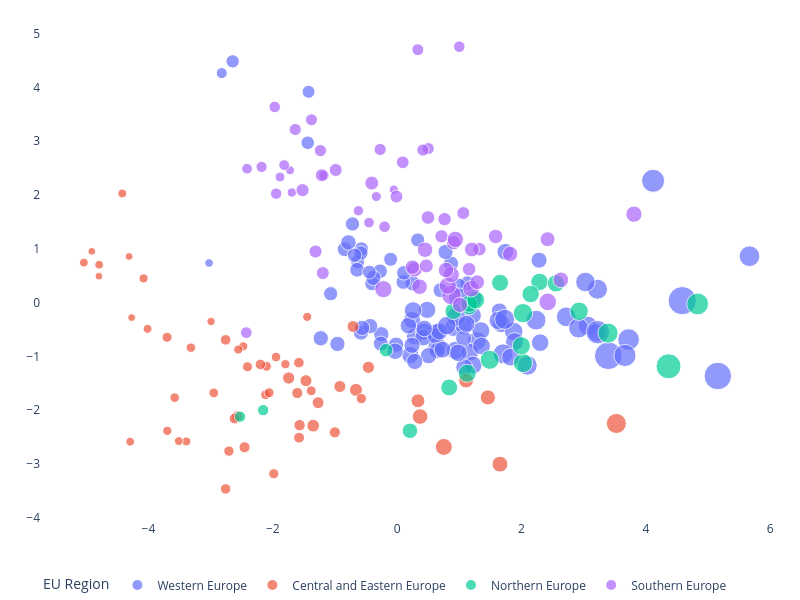

The notebook cell this image was saved under:
### Code cell
# Principal Component Analysis
pca = PCA(n_components = 2, random_state=0)
components = pca.fit_transform(X)
total_var = pca.explained_variance_ratio_.sum() * 100

df_pca = df.join(pd.DataFrame(components, index = df.index,
                           columns = ['pc_1', 'pc_2']))
df_pca.reset_index(inplace = True)

fig = px.scatter(df_pca, x = 'pc_1', y = 'pc_2', color=df_pca['EU Region'],
                 width = 800, height = 600, size = 'GDP per Capita',
                 hover_data = ['region_name', 'GDP per Capita'])

fig.update_layout(  margin={"r":1,"t":15,"l":1,"b":1},
                    plot_bgcolor = '#FFFFFF',
                    legend = dict(orientation = 'h', yanchor = 'top'),
                    yaxis_title='', xaxis_title='',
                    title = "")

hovertemplate = '%{customdata[0]}' 
fig.update_traces(hovertemplate=hovertemplate)
fig.show()

### Figure 1 — Plotly figure (JSON) as saved in the notebook; plotly's stock layout.template omitted (floating-point values rounded to 4 significant figures; data arrays with more than 128 entries replaced by an {"elided": "..."} marker saying what was removed)
{"data": [{"customdata": {"elided": "99x2 mixed values"}, "hovertemplate": "%{customdata[0]}", "legendgroup": "Western Europe", "marker": {"color": "#636efa", "size": [78700.0, 57500.0, 39100.0, 45800.0, 54600.0, 47000.0, 59100.0, 29500.0, 34900.0, 30100.0, 32300.0, 59100.0, 51000.0, 43800.0, 50000.0, 68900.0, 47700.0, 49600.0, 43700.0, 51400.0, 46000.0, 44300.0, 49300.0, 35100.0, 55800.0, 80900.0, 58600.0, 39500.0, 42900.0, 34600.0, 50400.0, 43900.0, 34000.0, 43200.0, 47700.0, 48800.0, 39600.0, 44100.0, 40800.0, 39000.0, 34800.0, 47100.0, 40200.0, 37700.0, 33500.0, 38900.0, 34800.0, 39500.0, 34300.0, 43200.0, 113300.0, 111700.0, 63400.0, 31700.0, 32800.0, 29600.0, 31300.0, 34100.0, 32400.0, 30000.0, 35700.0, 35400.0, 28100.0, 34700.0, 32800.0, 33900.0, 29000.0, 31800.0, 29600.0, 34300.0, 30700.0, 38400.0, 41400.0, 30200.0, 26300.0, 27300.0, 18100.0, 25000.0, 10900.0, 118300.0, 58500.0, 42200.0, 39100.0, 47800.0, 47100.0, 42500.0, 73000.0, 45900.0, 56700.0, 46500.0, 34400.0, 40800.0, 56500.0, 44300.0, 45700.0, 51100.0, 59700.0, 51200.0, 58900.0], "sizemode": "area", "sizeref": 295.8, "symbol": "circle"}, "mode": "markers", "name": "Western Europe", "orientation": "v", "showlegend": true, "type": "scatter", "x": [4.116, 2.719, 1.643, 2.3, 3.066, 1.677, 3.222, -0.6344, 0.2489, -1.07, -0.6439, 2.919, 1.874, 1.216, 1.626, 3.722, 0.6269, 0.936, 0.2105, 1.283, 0.9015, 1.07, 3.207, -0.01701, 0.9506, 3.227, 2.234, 0.2799, 0.2397, -0.9604, 0.6436, 0.431, -0.5831, 0.4196, 1.345, 1.889, 0.6178, 0.678, 0.4352, 0.2386, -0.2546, 1.164, -0.03265, 1.068, -0.2628, 0.6439, -1.228, 0.5042, -0.4336, 1.115, 3.396, 5.157, 5.667, -0.2747, -0.8444, -0.5754, -0.4049, -0.381, 0.1, -0.5821, 1.133, -0.784, -0.4472, 0.9926, 0.6961, 0.8661, -0.1052, 0.1092, 0.3314, 0.7781, -0.6845, 2.282, 1.739, -0.7189, -2.646, -1.439, -2.821, -1.425, -3.025, 4.585, 1.703, 0.7288, 0.2832, 1.221, 1.825, 1.078, 3.664, 0.9842, 2.095, 1.356, -0.5632, 0.1808, 3.027, 0.4831, 0.256, 0.7985, 1.73, 1.216, 0.9861], "xaxis": "x", "y": [2.265, -0.2639, -0.1574, -0.744, -0.4312, -0.3929, 0.249, 0.7604, 0.3606, 0.1661, 0.6108, -0.4721, -0.5361, -0.2373, -0.3309, -0.6851, -0.558, -0.8888, -0.9742, -0.7127, -0.4654, -0.4339, -0.5571, -0.782, -0.2608, -0.5503, -0.3251, -0.6321, -0.323, -0.7675, -0.8086, -0.5372, -0.5564, -0.6469, -0.5212, -0.7256, -0.6206, -0.5343, -0.4801, -0.7926, -0.5884, -0.9211, -0.9035, -0.6622, -0.7616, -0.8914, -0.6621, -0.9859, -0.4353, -0.3955, -0.988, -1.364, 0.8632, 0.5835, 0.9934, 0.9995, 0.3547, 0.4578, 0.3848, 0.9217, 0.3555, 1.119, 0.5682, 0.3121, 0.2316, 0.7253, 0.8051, 0.5551, 1.165, 0.9419, 0.8823, 0.7889, 0.9445, 1.462, 4.485, 2.972, 4.267, 3.919, 0.7363, 0.0371, -0.9501, -0.8735, -1.093, -1.16, -1.013, -1.2, -0.9821, -0.9332, -1.167, -0.8049, -0.4692, -0.4266, 0.3839, -0.1342, -0.145, -0.4279, -0.3098, 0.07153, 0.08894], "yaxis": "y"}, {"customdata": [["Северозападен (Severozapaden)", 8800], ["Северен централен (Severen tsentralen)", 8900], ["Североизточен (Severoiztochen)", 10300], ["Югоизточен (Yugoiztochen)", 12400], ["Югозападен (Yugozapaden)", 20800], ["Южен централен (Yuzhen tsentralen)", 9100], ["Praha", 59400], ["Střední Čechy", 23800], ["Jihozápad", 22200], ["Severozápad", 18500], ["Severovýchod", 21200], ["Jihovýchod", 24800], ["Střední Morava", 21300], ["Moravskoslezsko", 20900], ["Panonska Hrvatska", 11900], ["Jadranska Hrvatska", 16600], ["Grad Zagreb", 28600], ["Sjeverna Hrvatska", 14100], ["Budapest", 37300], ["Pest", 15200], ["Közép-Dunántúl", 16200], ["Nyugat-Dunántúl", 16000], ["Dél-Dunántúl", 12000], ["Észak-Magyarország", 11300], ["Észak-Alföld", 11300], ["Dél-Alföld", 12600], ["Małopolskie", 15600], ["Śląskie", 18300], ["Wielkopolskie", 18300], ["Zachodniopomorskie", 14400], ["Lubuskie", 14300], ["Dolnośląskie", 18900], ["Opolskie", 14200], ["Kujawsko-pomorskie", 14500], ["Warmińsko-mazurskie", 12500], ["Pomorskie", 17300], ["Łódzkie", 16500], ["Świętokrzyskie", 12800], ["Lubelskie", 12300], ["Podkarpackie", 12400], ["Podlaskie", 13600], ["Warszawski stołeczny", 33900], ["Mazowiecki regionalny", 16500], ["Nord-Vest", 13500], ["Centru", 13400], ["Nord-Est", 8800], ["Sud-Est", 11600], ["Sud-Muntenia", 11400], ["Bucureşti-Ilfov", 35900], ["Sud-Vest Oltenia", 11800], ["Vest", 14900], ["Vzhodna Slovenija", 21900], ["Zahodna Slovenija", 32500], ["Bratislavský kraj", 42500], ["Západné Slovensko", 18000], ["Stredné Slovensko", 17200], ["Východné Slovensko", 14900]], "hovertemplate": "%{customdata[0]}", "legendgroup": "Central and Eastern Europe", "marker": {"color": "#EF553B", "size": [8800.0, 8900.0, 10300.0, 12400.0, 20800.0, 9100.0, 59400.0, 23800.0, 22200.0, 18500.0, 21200.0, 24800.0, 21300.0, 20900.0, 11900.0, 16600.0, 28600.0, 14100.0, 37300.0, 15200.0, 16200.0, 16000.0, 12000.0, 11300.0, 11300.0, 12600.0, 15600.0, 18300.0, 18300.0, 14400.0, 14300.0, 18900.0, 14200.0, 14500.0, 12500.0, 17300.0, 16500.0, 12800.0, 12300.0, 12400.0, 13600.0, 33900.0, 16500.0, 13500.0, 13400.0, 8800.0, 11600.0, 11400.0, 35900.0, 11800.0, 14900.0, 21900.0, 32500.0, 42500.0, 18000.0, 17200.0, 14900.0], "sizemode": "area", "sizeref": 295.8, "symbol": "circle"}, "mode": "markers", "name": "Central and Eastern Europe", "orientation": "v", "showlegend": true, "type": "scatter", "x": [-4.911, -4.312, -2.993, -4.079, -0.7097, -4.271, 3.525, -1.351, -1.745, -2.572, -1.467, -0.662, -0.9215, -1.271, -4.015, -2.759, 0.3346, -2.95, 1.653, -1.984, -2.758, -2.706, -3.391, -4.294, -3.513, -3.696, -0.576, -1.003, -1.607, -1.382, -2.102, -1.569, -2.116, -2.059, -2.475, -1.578, -1.58, -1.797, -2.555, -1.447, -1.948, 1.459, -2.199, -3.579, -3.318, -4.797, -5.039, -4.793, 0.3696, -4.421, -3.701, -0.4622, 1.109, 0.7507, -2.454, -2.615, -2.408], "xaxis": "x", "y": [0.954, 0.8581, -0.3493, 0.4498, -0.4441, -0.2777, -2.246, -2.287, -1.401, -2.115, -1.451, -1.621, -1.559, -1.86, -0.4875, -0.6916, -1.825, -1.678, -3.002, -3.181, -3.462, -2.759, -2.58, -2.585, -2.573, -2.383, -1.783, -2.411, -1.68, -1.639, -1.184, -2.278, -1.713, -1.675, -0.8128, -2.51, -1.115, -1.145, -0.8722, -0.2646, -1.011, -1.762, -1.148, -1.766, -0.8374, 0.4908, 0.7444, 0.7039, -2.118, 2.029, -0.6442, -1.202, -1.448, -2.682, -2.688, -2.154, -1.192], "yaxis": "y"}, {"customdata": [["Hovedstaden", 92100], ["Sjælland", 41900], ["Syddanmark", 53500], ["Midtjylland", 54300], ["Nordjylland", 48200], ["Eesti", 27400], ["Latvija", 19100], ["Sostinės regionas", 35400], ["Vidurio ir vakarų Lietuvos regionas ", 19000], ["Länsi-Suomi", 42700], ["Helsinki-Uusimaa", 60400], ["Etelä-Suomi", 42400], ["Pohjois- ja Itä-Suomi", 41500], ["Åland", 48900], ["Stockholm", 70500], ["Östra Mellansverige", 45200], ["Småland med öarna", 45000], ["Sydsverige", 44600], ["Västsverige", 50400], ["Norra Mellansverige", 42800], ["Mellersta Norrland", 47500], ["Övre Norrland", 55600]], "hovertemplate": "%{customdata[0]}", "legendgroup": "Northern Europe", "marker": {"color": "#00cc96", "size": [92100.0, 41900.0, 53500.0, 54300.0, 48200.0, 27400.0, 19100.0, 35400.0, 19000.0, 42700.0, 60400.0, 42400.0, 41500.0, 48900.0, 70500.0, 45200.0, 45000.0, 44600.0, 50400.0, 42800.0, 47500.0, 55600.0], "sizemode": "area", "sizeref": 295.8, "symbol": "circle"}, "mode": "markers", "name": "Northern Europe", "orientation": "v", "showlegend": true, "type": "scatter", "x": [4.364, 0.8363, 1.489, 2.023, 1.127, -0.1781, -2.156, 0.2059, -2.527, 1.157, 3.392, 1.157, 0.9025, 1.997, 4.832, 2.289, 2.147, 2.553, 2.926, 1.655, 1.264, 2.023], "xaxis": "x", "y": [-1.184, -1.577, -1.063, -1.122, -1.312, -0.8835, -1.998, -2.383, -2.119, -0.06943, -0.5657, -0.02289, -0.1584, -0.802, -0.02424, 0.3852, 0.1594, 0.3582, -0.1598, 0.3681, 0.04872, -0.1957], "yaxis": "y"}, {"customdata": [["Aττική (Attiki)", 27000], ["Βόρειο Αιγαίο (Voreio Aigaio)", 12000], ["Νότιο Αιγαίο (Notio Aigaio)", 19200], ["Κρήτη (Kriti)", 16600], ["Aνατολική Μακεδονία, Θράκη (Anatoliki Makedonia, Thraki)", 13000], ["Κεντρική Μακεδονία (Kentriki Makedonia)", 15800], ["Δυτική Μακεδονία (Dytiki Makedonia)", 16500], ["Ήπειρος (Ipeiros)", 12700], ["Θεσσαλία (Thessalia)", 14900], ["Ιόνια Νησιά (Ionia Nisia)", 16900], ["Δυτική Ελλάδα (Dytiki Ellada)", 14300], ["Στερεά Ελλάδα (Sterea Ellada)", 18400], ["Πελοπόννησος (Peloponnisos)", 17400], ["Galicia", 26500], ["Principado de Asturias", 26400], ["Cantabria", 26500], ["País Vasco", 36400], ["Comunidad Foral de Navarra", 34700], ["La Rioja", 30300], ["Aragón", 32600], ["Comunidad de Madrid", 39200], ["Castilla y León", 27400], ["Castilla-La Mancha", 24000], ["Extremadura", 21900], ["Cataluña", 33000], ["Comunitat Valenciana ", 24700], ["Illes Balears", 31000], ["Andalucía", 21500], ["Región de Murcia", 24300], ["Ciudad de Ceuta", 21300], ["Ciudad de Melilla", 19500], ["Canarias", 22100], ["Piemonte", 34500], ["Valle d’Aosta/Vallée d’Aoste", 44000], ["Liguria", 35400], ["Lombardia", 45900], ["Abruzzo", 28600], ["Molise", 25000], ["Campania", 21800], ["Puglia", 22000], ["Basilicata", 25800], ["Calabria", 19700], ["Sicilia", 21200], ["Sardegna", 24500], ["Provincia Autonoma di Bolzano/Bozen", 56000], ["Provincia Autonoma di Trento", 43900], ["Veneto", 38000], ["Friuli-Venezia Giulia", 35800], ["Emilia-Romagna", 40700], ["Toscana", 35600], ["Umbria", 28800], ["Marche", 31100], ["Lazio", 39800], ["Κύπρος (Kypros)", 32200], ["Malta", 34300], ["Norte", 20000], ["Algarve", 25300], ["Região Autónoma dos Açores", 20300], ["Região Autónoma da Madeira", 24700]], "hovertemplate": "%{customdata[0]}", "legendgroup": "Southern Europe", "marker": {"color": "#ab63fa", "size": [27000.0, 12000.0, 19200.0, 16600.0, 13000.0, 15800.0, 16500.0, 12700.0, 14900.0, 16900.0, 14300.0, 18400.0, 17400.0, 26500.0, 26400.0, 26500.0, 36400.0, 34700.0, 30300.0, 32600.0, 39200.0, 27400.0, 24000.0, 21900.0, 33000.0, 24700.0, 31000.0, 21500.0, 24300.0, 21300.0, 19500.0, 22100.0, 34500.0, 44000.0, 35400.0, 45900.0, 28600.0, 25000.0, 21800.0, 22000.0, 25800.0, 19700.0, 21200.0, 24500.0, 56000.0, 43900.0, 38000.0, 35800.0, 40700.0, 35600.0, 28800.0, 31100.0, 39800.0, 32200.0, 34300.0, 20000.0, 25300.0, 20300.0, 24700.0], "sizemode": "area", "sizeref": 295.8, "symbol": "circle"}, "mode": "markers", "name": "Southern Europe", "orientation": "v", "showlegend": true, "type": "scatter", "x": [1.158, -1.723, -1.946, -0.4521, -1.694, -0.6237, -1.178, -0.05322, -0.3353, -2.414, -1.884, -2.181, -1.817, 0.7621, 0.7136, 1.324, 2.632, 1.818, 0.9071, 1.201, 3.808, 0.4956, 0.08962, -0.2736, 2.419, 1.063, 1.584, 0.4999, -0.01196, 0.333, 0.9995, 0.4139, 0.2812, -0.2215, 0.4485, 2.422, -0.4088, -0.9886, -1.639, -1.234, -1.522, -1.969, -1.378, -1.213, 0.8733, 0.8147, 0.8713, 0.3603, 1.189, 0.7854, 0.4692, 0.2453, 0.9354, 1.287, 1.01, -0.2028, -1.313, -2.426, -1.196], "xaxis": "x", "y": [0.622, 2.459, 2.025, 1.487, 2.046, 1.709, 2.365, 2.1, 1.972, 2.489, 2.334, 2.523, 2.557, 1.552, 1.232, 0.9933, 0.4236, 0.9043, 1.113, 0.9882, 1.644, 1.582, 2.609, 2.847, 1.179, 1.665, 1.23, 2.863, 1.972, 4.701, 4.758, 2.836, 0.6178, 0.2495, 0.9831, 0.0139, 2.223, 2.466, 3.218, 2.826, 2.09, 3.637, 3.398, 2.369, 0.1375, 0.3144, 0.5213, 0.2962, 0.2583, 0.6053, 0.6824, 0.6591, 1.176, 0.3795, -0.04177, 1.411, 0.9507, -0.5573, 0.5495], "yaxis": "y"}], "layout": {"height": 600, "legend": {"itemsizing": "constant", "orientation": "h", "title": {"text": "EU Region"}, "tracegroupgap": 0, "yanchor": "top"}, "margin": {"b": 1, "l": 1, "r": 1, "t": 15}, "plot_bgcolor": "#FFFFFF", "title": {"text": ""}, "width": 800, "xaxis": {"anchor": "y", "domain": [0, 1], "title": {"text": ""}}, "yaxis": {"anchor": "x", "domain": [0, 1], "title": {"text": ""}}}}
